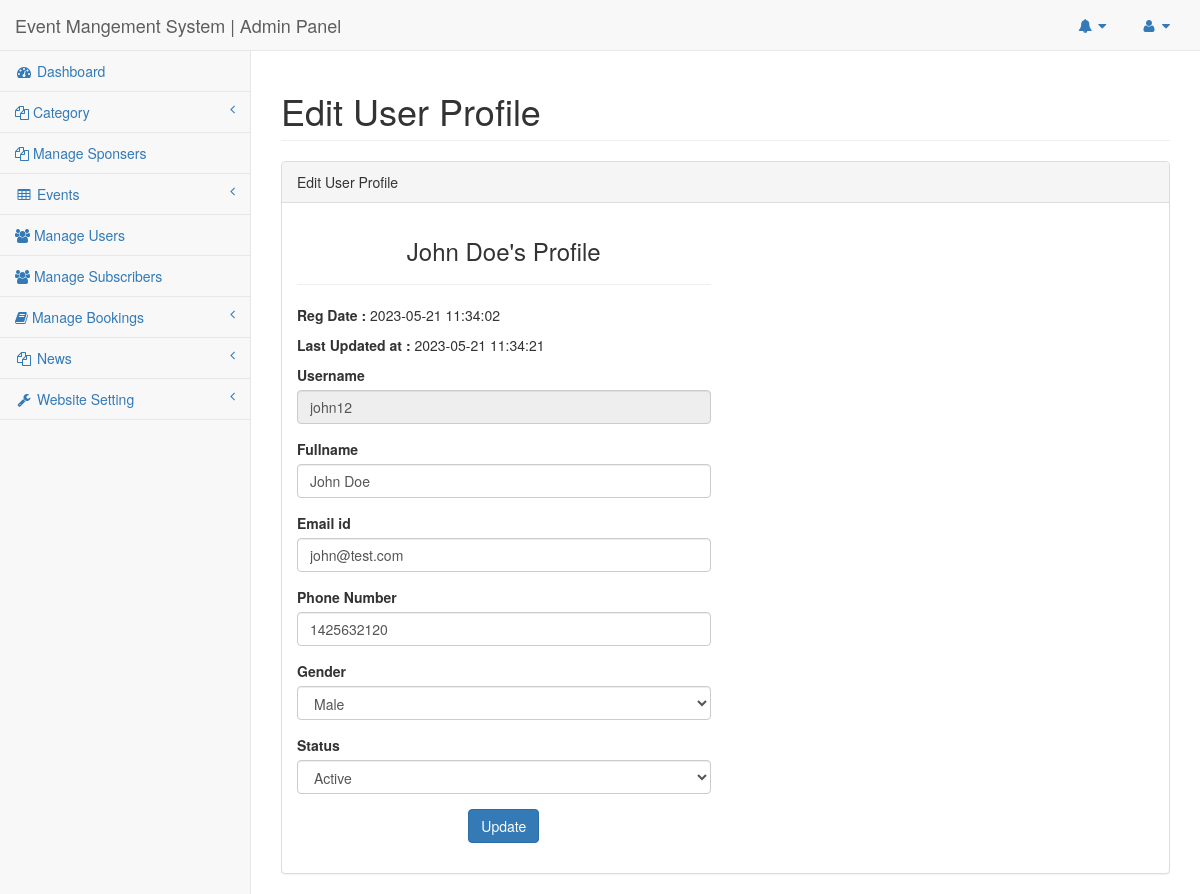
Page /ems/admin/edit-user.php?uid=1 (signed in) on the committed database.
### tables this page shows
CREATE TABLE `tblusers` (
  `Userid` int(11) NOT NULL,
  `FullName` varchar(255) DEFAULT NULL,
  `UserName` varchar(200) DEFAULT NULL,
  `Emailid` varchar(255) DEFAULT NULL,
  `PhoneNumber` bigint(12) DEFAULT NULL,
  `UserGender` varchar(100) DEFAULT NULL,
  `UserPassword` varchar(255) DEFAULT NULL,
  `RegDate` timestamp NULL DEFAULT current_timestamp(),
  `LastUpdationDate` timestamp NULL DEFAULT NULL ON UPDATE current_timestamp(),
  `IsActive` int(1) DEFAULT NULL
);

### ems/admin/edit-user.php (the view, shortened to what this page needs)
<?php
include('includes/config.php');
if(strlen($_SESSION['adminsession'])==0)
{
header('location:logout.php');
}
else{
?>
<!DOCTYPE html>
<html lang="en">
<head>
    <link href="../vendor/bootstrap/css/bootstrap.min.css" rel="stylesheet">
    <link href="../vendor/metisMenu/metisMenu.min.css" rel="stylesheet">
    <link href="../dist/css/sb-admin-2.css" rel="stylesheet">
    <link href="../vendor/font-awesome/css/font-awesome.min.css" rel="stylesheet" type="text/css">
</head>
<body>
<div id="wrapper">
<nav class="navbar navbar-default navbar-static-top" role="navigation" style="margin-bottom: 0">
<?php include_once('includes/header.php');?>
<?php include_once('includes/leftbar.php');?>
</nav>
        <div id="page-wrapper">
            <div class="row">
                <div class="col-lg-12">
                    <h1 class="page-header"> Edit User Profile</h1>
                </div>
            </div>
            <div class="row">
                <div class="col-lg-12">
                    <div class="panel panel-default">
                        <div class="panel-heading">
                           Edit User Profile
                        </div>
                        <div class="panel-body">
                            <div class="row">
                                <div class="col-lg-6">
<form role="form" method="post" onSubmit="return valid();" name="chngpwd">
<?php
$usrid=intval($_GET['uid']);
$sql = "SELECT Userid,FullName,UserName,Emailid,PhoneNumber,UserGender,IsActive,RegDate,LastUpdationDate,UserGender from tblusers where Userid=:usrid";
$query = $dbh -> prepare($sql);
$query->bindParam(':usrid',$usrid,PDO::PARAM_STR);
$query->execute();
$results=$query->fetchAll(PDO::FETCH_OBJ);
if($query->rowCount() > 0)
{
foreach($results as $row)
{
    ?>
<h3 align="center"><?php echo htmlentities($row->FullName);?>'s Profile</h3>
<hr />
<p><strong>Reg Date : </strong><?php echo htmlentities($row->RegDate);?></p>
<?php if($row->LastUpdationDate!=""){?>
<p><strong>Last Updated at : </strong><?php echo htmlentities($row->LastUpdationDate);?></p>
<?php } ?>
<div class="form-group">
<label>Username</label>
<input class="form-control" type="text" name="username" value="<?php echo htmlentities($row->UserName);?>" readonly>
</div>
<div class="form-group">
<label>Fullname</label>
<input class="form-control" type="text" name="name" value="<?php echo htmlentities($row->FullName);?>" required>
</div>
<div class="form-group">
<label>Email id</label>
<input class="form-control" type="email" name="email" value="<?php echo htmlentities($row->Emailid);?>" required>
</div>
<div class="form-group">
<label>Phone Number</label>
<input class="form-control" type="test" name="phonenumber" pattern="[0-9]{10}" title="10 numeric characters only" value="<?php echo htmlentities($row->PhoneNumber);?>" required>
</div>
<div class="form-group">
<label>Gender</label>
<select class="form-control" name="gender" required="true">
<option value="<?php echo htmlentities($row->UserGender);?>"><?php echo htmlentities($row->UserGender);?></option>
</select>
</div>
<div class="form-group">
<label>Status</label>
<select class="form-control" name="status" required >
<?php
$status=$row->IsActive;
if($status==1):
?>
<option value="1">Active</option>
<?php else: ?>
 <option value="0">Blocked</option>
      <option value="1">Active</option>
<?php endif; ?>
</select>
</div>
<?php }} ?>
<div class="form-group" align="center">
<button type="submit" class="btn btn-primary" name="update">Update</button>
 </div>                                   </form>
                                </div>
                            </div>
                        </div>
                    </div>
                </div>
            </div>
        </div>
    </div>
</body>
</html>
<?php } ?>

### rows in the picture
tblusers: FullName "John Doe", RegDate "2023-05-21 11:34:02", LastUpdationDate "2023-05-21 11:34:21", username "john12", name "John Doe", email "john@test.com", phonenumber "1425632120", gender "Male", status "Active"
